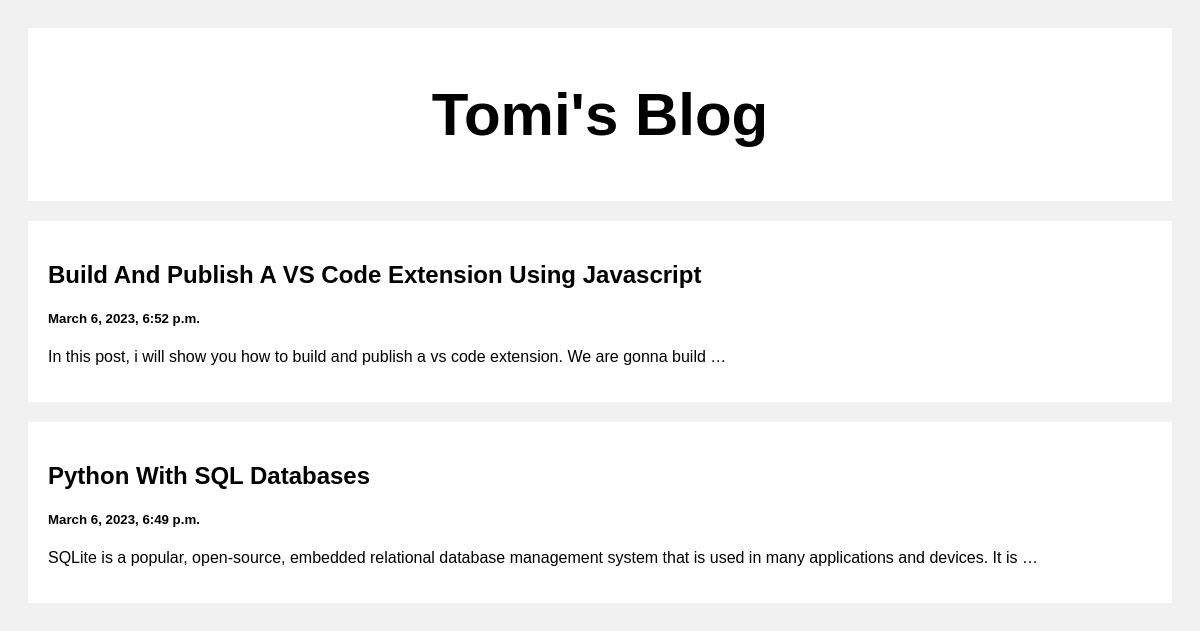
The page / on the database its author committed.
### posts/models.py (models this page shows)
class Post(models.Model):
    title = models.CharField(max_length=100)
    body = models.CharField(max_length=1000000)
    created_at = models.DateTimeField(default=datetime.now, blank=True)

### posts/views.py (the view)
# urls.py: path('', views.index, name='index'),
def index(request):
    posts = Post.objects.all()
    return render(request, 'index.html', {'posts': posts})

### templates/index.html (shortened to what this page needs)
<!DOCTYPE html>
<html>
<head>
</head>
<body>
<div class="header">
  <h2>Tomi's Blog</h2>
</div>
<div class="row">
  <div class="leftcolumn">
    {% for post in posts reversed%}
    <div class="card">
      <a style = "text-decoration: none; color: black;" href="/post/{{post.id}}">
        <h2>{{post.title}}</h2>
        <h5>{{post.created_at}}</h5>
        <p>{{post.body|truncatewords:20}}</p>
      </a>
    </div>
    {% endfor %}
  </div>
</div>
</body>
</html>

### templates/index.html (style rules this page uses)
* { box-sizing: border-box; }
body { font-family: Arial; padding: 20px; background: #f1f1f1; }
.header { padding: 2px; font-size: 40px; text-align: center; background: white; }
.leftcolumn { float: left; width: 100%; }
.card { background-color: white; padding: 20px; margin-top: 20px; }
.row:after { content: ""; display: table; clear: both; }

### rows shown on the page
Post: title "Build And Publish A VS Code Extension Using Javascript", created_at "March 6, 2023, 6:52 p.m.", body "In this post, i will show you how to build and publish a vs code extension. We are gonna build …"
Post: title "Python With SQL Databases", created_at "March 6, 2023, 6:49 p.m.", body "SQLite is a popular, open-source, embedded relational database management system that is used in many applications and devices. It is …"
